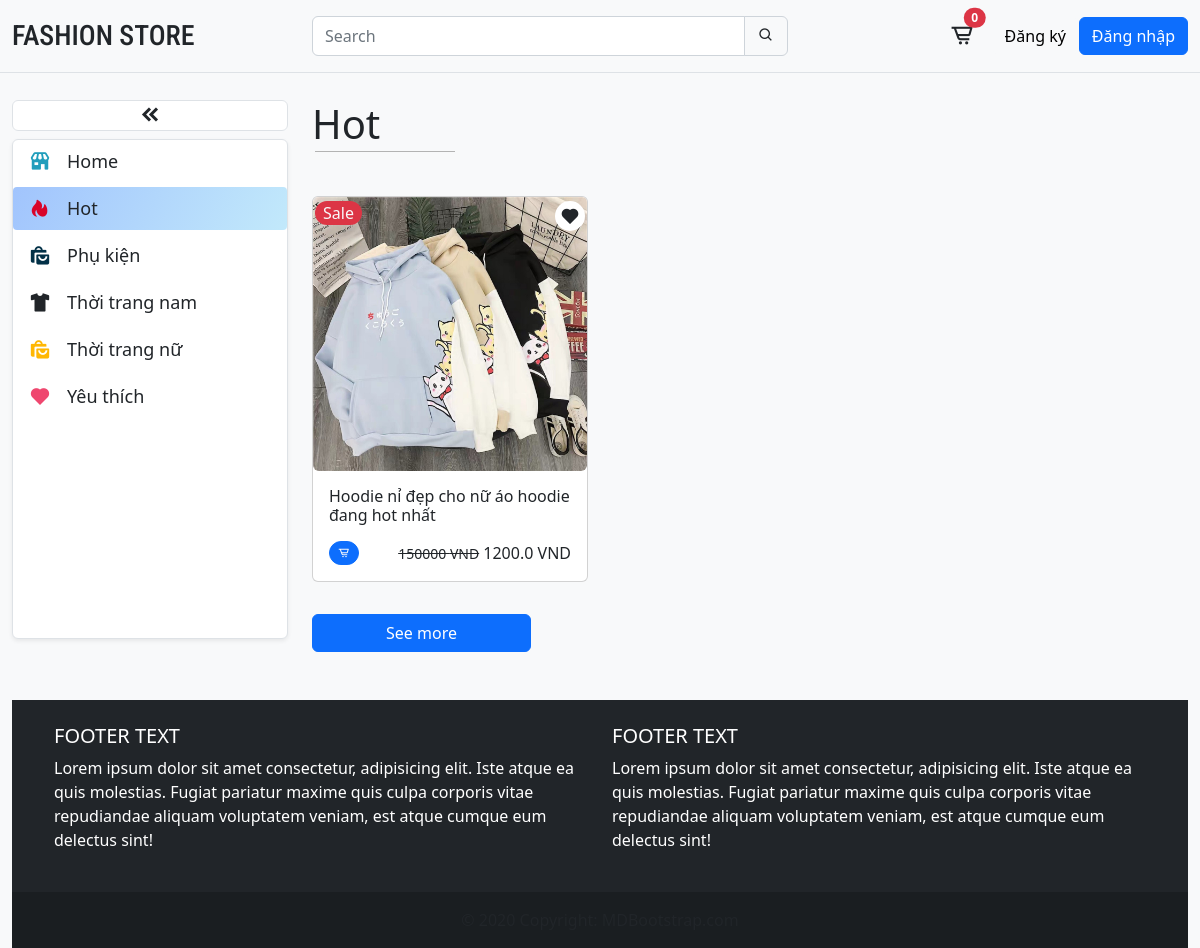
The page /?category=hot on the database as committed earlier.
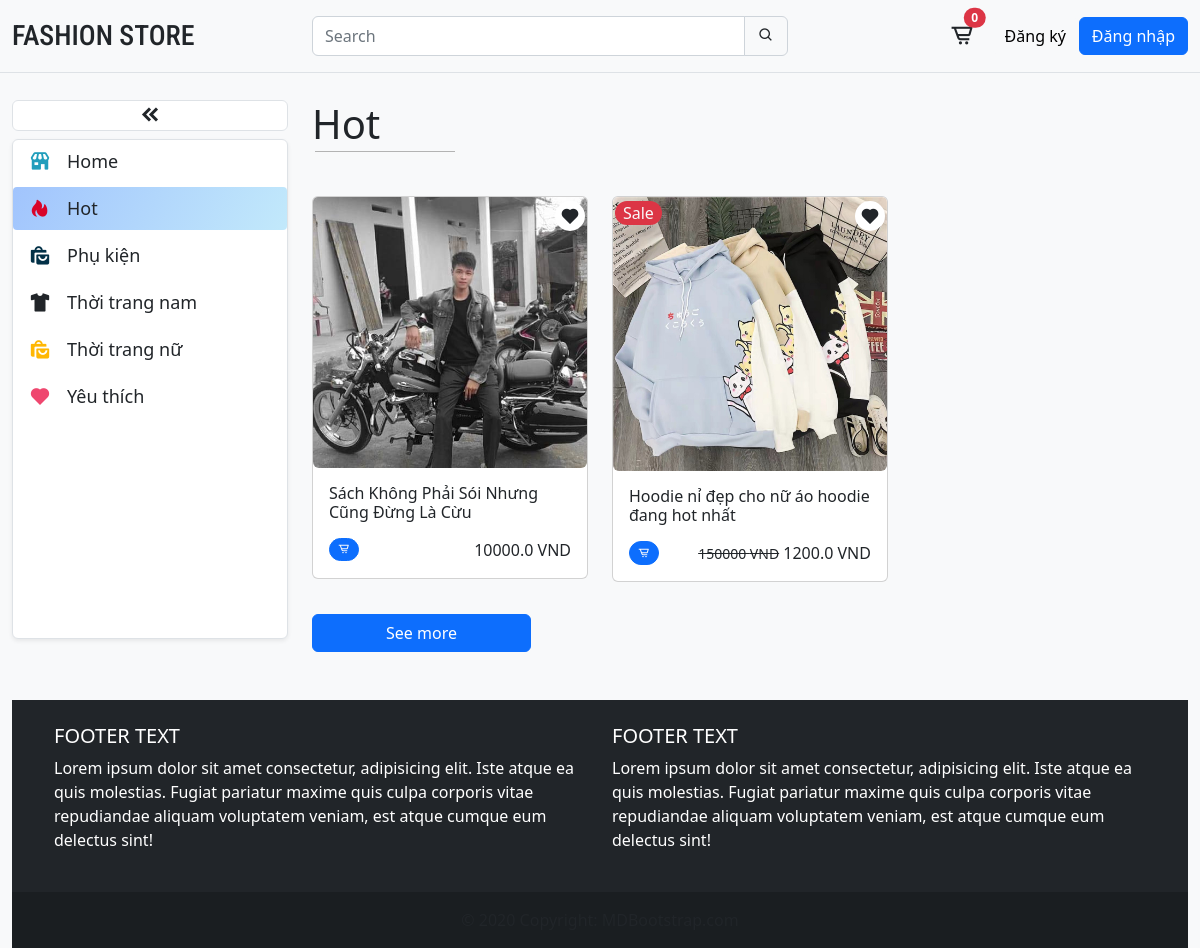
The same page on the database as committed later.
### product/models.py (models this page shows, shortened)
class Category(models.Model):
    name = models.CharField(max_length=255)
    slug = models.SlugField()
    icon = models.CharField(max_length=255, default=False)
    class Meta:
        ordering = ('name',)

class Product(models.Model):
    category = models.ForeignKey(
        Category, related_name='products', on_delete=models.CASCADE)
    image = models.ImageField(upload_to='static/assets')
    name = models.CharField(max_length=255)
    slug = models.SlugField()
    price = models.IntegerField()
    old_price = models.IntegerField()
    sale = models.BooleanField(default=False)
    created_at = models.DateTimeField(auto_now_add=True)
    sold = models.IntegerField(default=False)
    class Meta:
        ordering = ('-created_at',)
    def get_display_price(self):
        return self.price / 100

### core/views.py (the view)
# urls.py: path('', views.index),
def index(request):
    products = Product.objects.all()[0:6]
    categories = Category.objects.all()
    active_category = request.GET.get('category', '')
    if active_category:
        products = Product.objects.filter(category__slug=active_category)
    query = request.GET.get('query', '')
    if query:
        products = Product.objects.filter(
            Q(name__icontains=query))
    context = {
        'products': products,
        'categories': categories,
        'active_category': active_category
    }
    return render(request, 'core/home.html', context)

### cart/cart.py (called while the page is built)
    def __len__(self):
        return sum(item['quantity'] for item in self.cart.values())

### cart/context_processors.py (called while the page is built)
def cart(request):
    return {'cart': Cart(request)}

### core/templates/core/home.html (shortened to what this page needs)
{% extends 'core/base.html' %} {% block title %}Fation Store{% endblock %} {% load static %} {% block content %}
<section class="content" style="margin-top: 100px;">
    <div class="row mt-4 position-relative">
        <div class="col col-md-3 col-lg-3 d-none d-sm-block position-fixed" style="top: 100px; z-index: 0">
            <button class="navbar-toggler text-center bg-white w-100 rounded-2 mb-2 border border-1" id="collapse-btn">
                <i class="bx bxs-chevrons-left h4 m-0"></i>
            </button>
            <ul class="nav flex-column bg-white h-100 rounded-2 shadow-sm border border-1" id="navbar" style="min-height: 500px">
                <li class="nav-item mb-1">
                    <a
                        class="nav-link text-dark menu-title {% if not active_category %} active {% endif %}"
                        aria-current="page"
                        href="/"
                    >
                        <i class="bx bxs-store icon"></i>
                        <span class="title ms-3">Home</span>
                    </a>
                </li>
                {% for category in categories %}
                <li class="nav-item mb-1">
                    <a
                        class="nav-link text-dark menu-title {% if category.slug == active_category %} active {% endif %}"
                        href="/?category={{ category.slug }}"
                    >
                        <i class="bx {{category.icon}} icon"></i>
                        <span class="title ms-3">{{category.name}}</span>
                    </a>
                </li>
                {% endfor %}
            </ul>
        </div>
        <div class="col-12 col-sm-9 col-lg-9 content end-0 offset-md-3">
            <div class="products">
                {% for category in categories %}
                    {% if category.slug == active_category %}
                        <h1 class="content-title h1">{{category.name}}</h1>
                    {% endif %}
                {% endfor %}
                <div class="row mt-5">
                    {% for product in products %}
                        {% include 'product/product_list_item.html' %}
                    {% endfor %}
                </div>
                <button class="btn btn-primary w-25 mt-2" id="see-more">See more</button>
            </div>
        </div>
    </div>
</section>
{% endblock %}

### product/templates/product/product_list_item.html
<div class="col col-12 col-md-6 col-lg-4 position-relative mb-4 prod-item">
    {% if product.sale%}
    <div class="position-absolute sale px-2 bg-danger text-light rounded-pill" style="top: 5px; left: 15px; z-index: 1">
        Sale
    </div>
    {% endif %}
    <div class="position-absolute h5 favorite">
        <i class="bx bxs-heart icon"></i>
    </div>
    <div class="card">
        <a href="{% url 'product' product.id %}">
            <img src="{{product.image}}" class="card-img-top rounded-bottom" alt="..." />
        </a>
        <div class="card-body">
            <h6 class="card-title mb-3">{{product.name}}</h6>
            <div class="clearfix">
                {% if user.username %}
                    <a
                        class="btn btn-primary link-light float-start badge rounded-pill"
                        hx-get="{% url 'add_to_cart' product.id %}"
                        hx-target="#menu-cart-button"
                        hx-swap="outerHTML"
                    >
                        <i class="bx bx-cart-alt"></i>
                    </a>
                {% else %}
                    <a
                        class="btn btn-primary link-light float-start badge rounded-pill"
                        href="{% url 'login' %}"
                        hx-target="#menu-cart-button"
                        hx-swap="outerHTML"
                    >
                        <i class="bx bx-cart-alt"></i>
                    </a>
                {% endif %}
                <div class="float-end">
                    {% if product.old_price > 0%}
                    <small class="price-hp text-decoration-line-through">{{product.old_price}} VND</small>
                    {% endif %}
                    <span class="price-hp h6">{{product.get_display_price}} VND</span>
                </div>
            </div>
        </div>
    </div>
</div>

Rows that differ between the two databases and show on the page:
added Product: image (picture), name "Sách Không Phải Sói Nhưng Cũng Đừng Là Cừu", get_display_price "10000.0"
